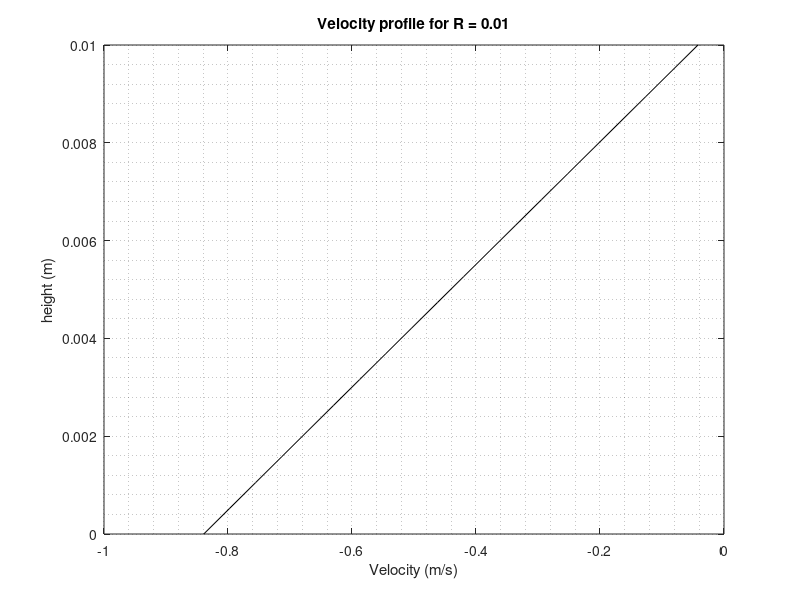

Here is the MATLAB script that generated this plot:
clc; clear all; close all

% Setup

U0 = 0;     % Initial speed
nu = 10^(-6);           % Kinematic viscocity nu = mu/rho
h = 0.01;               % Height
nmbrPts = 20;           % Number of vertical divides
% Reynolds Number?
Re = 0.01;
omega   = Re*nu/(h^2);      % Omega

% Discretization
dy = h/(nmbrPts - 1);      % height step --- MINUS ONE FOR SOME REASON
dt = 0.5 * (dy^2) / nu; % time step
C = (nu*dt)/(dy^2);     % Stability parameter

elapsedTime = int32(10/omega);        % Measure profile at this time
tsteps = idivide(elapsedTime, dt, 'ceil');  % Find number of steps, round up

t = 0;
Uo = 1;     % Speed constant
U = zeros(tsteps, nmbrPts);     % Velocities
% Rows are the speeds for different times, columns are at different heights
%Unew = zeros(nmbrPts + 2);  % Updating velocity values or something...
y = linspace(0,h,nmbrPts);

% FIRST ITERATION
Uplate = cos(omega*t);
Uup = [U(1,2:end) 0];
Udown = [Uplate U(1,1:end-1)];
U(1, :) = U(1, :) + (C .* (Udown + Uup - 2.*U(1, :)));


for i = 2:tsteps
  %Uplate = Uo*sin(omega(1)*t);   % Velocity of bottom plate
  Uplate = cos(omega*t);
  % [1 2 3 4] becomes [2 3 4 0]
  Uup = [U((i-1),2:end) 0];
  % [1 2 3 4] becomes [Uplate 1 2 3]
  Udown = [Uplate U(i-1,1:end-1)];
  t = t+dt;
  U(i, :) = U(i-1, :) + (C .* (Udown + Uup - 2.*U(i-1, :)));  % Update speeds for current time
  U(i, 1) = Uplate;   % Set plate speed
end

plot(U(end,:), y, 'k');
title(['Velocity profile for R = ',num2str(Re)]);
xlabel('Velocity (m/s)');
ylabel('height (m)')
grid minor
